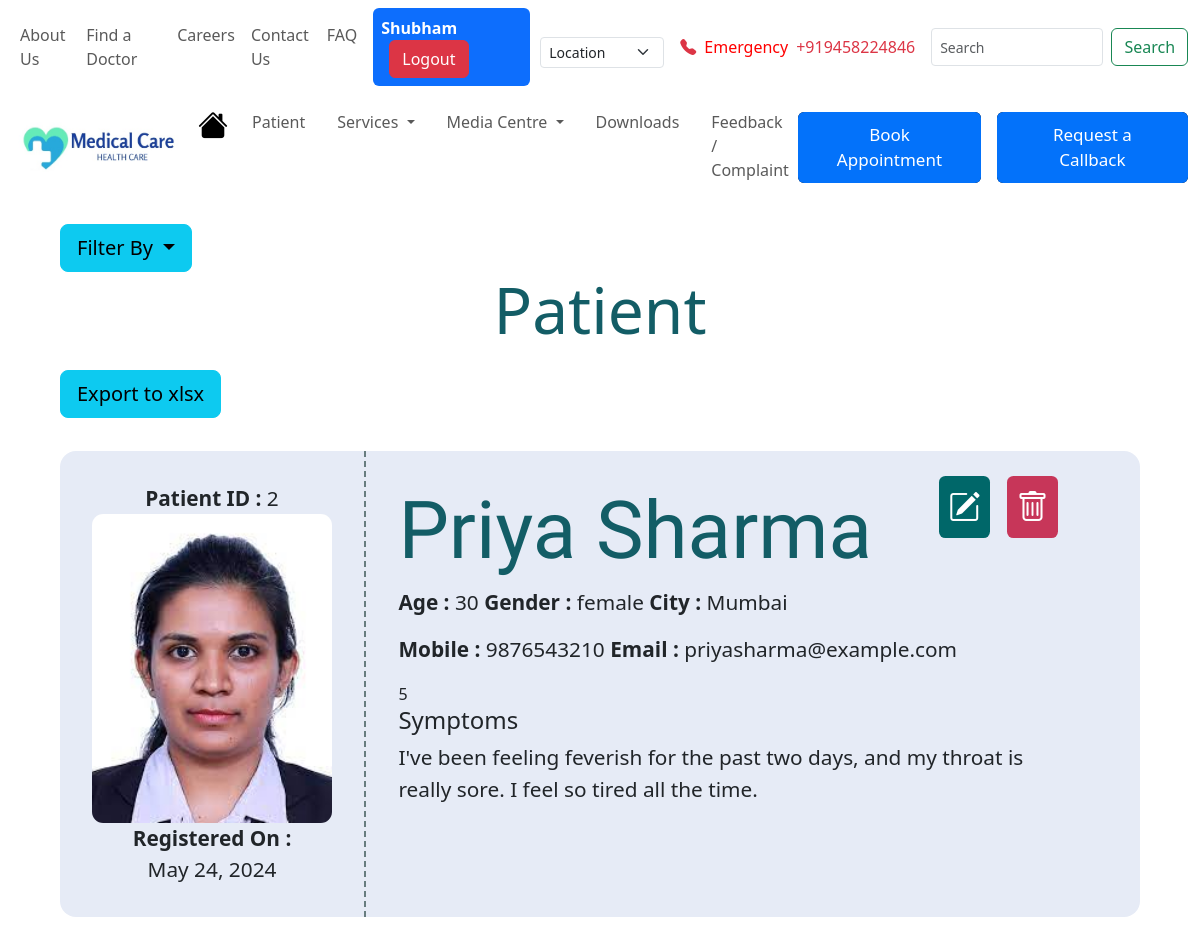
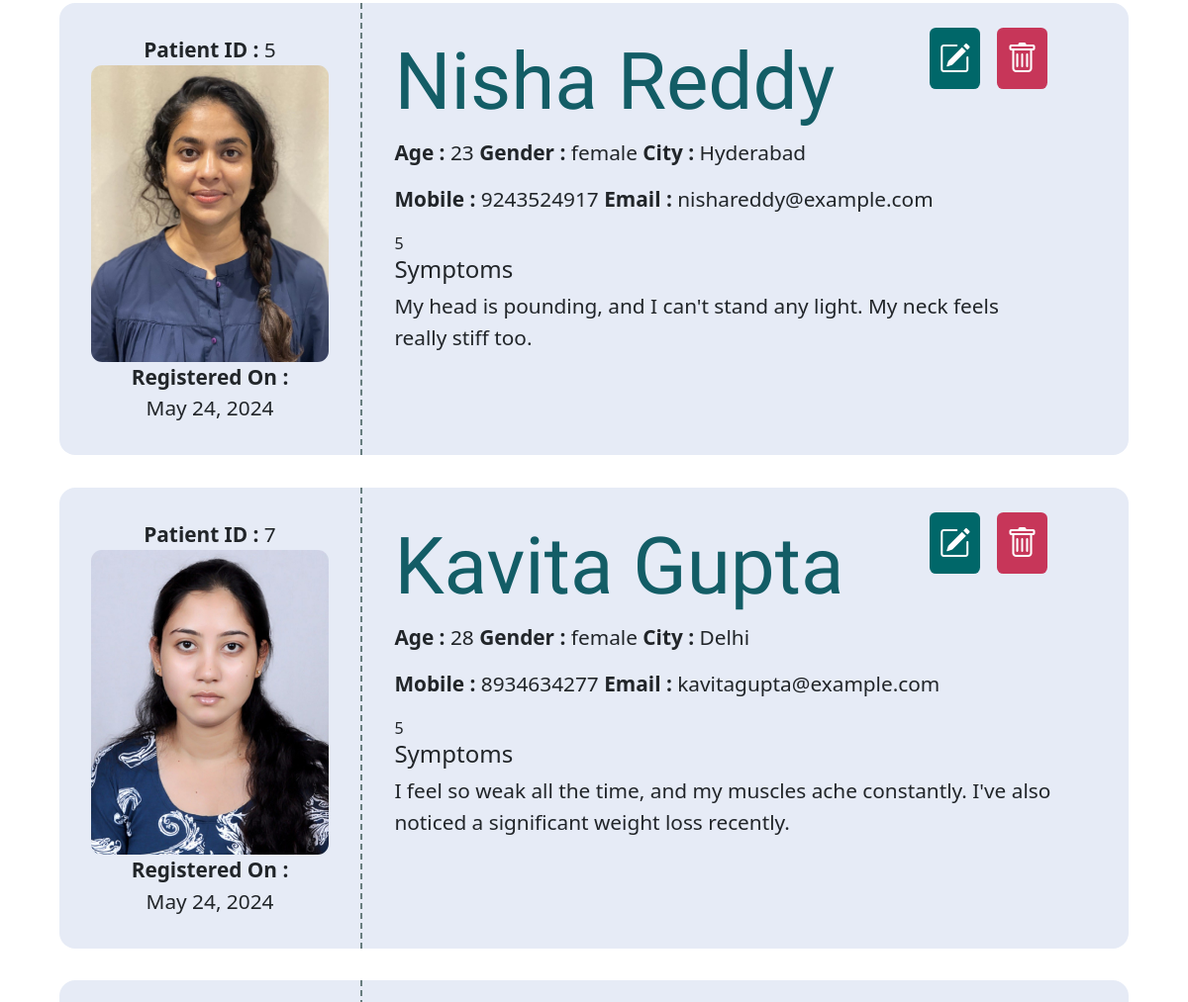
Page /patient/filter/female (signed in, upper part) on the earlier database version (2 pictures, top to bottom).
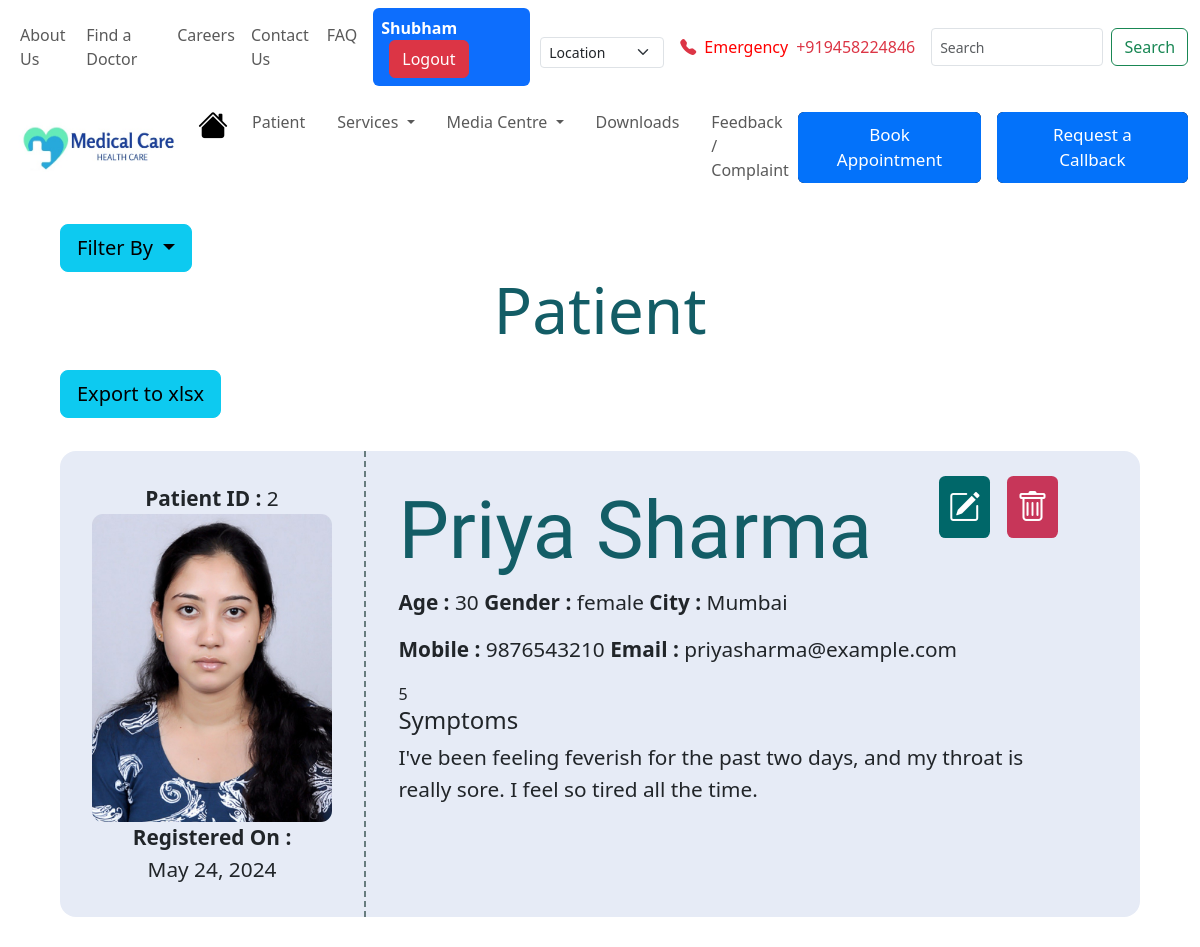
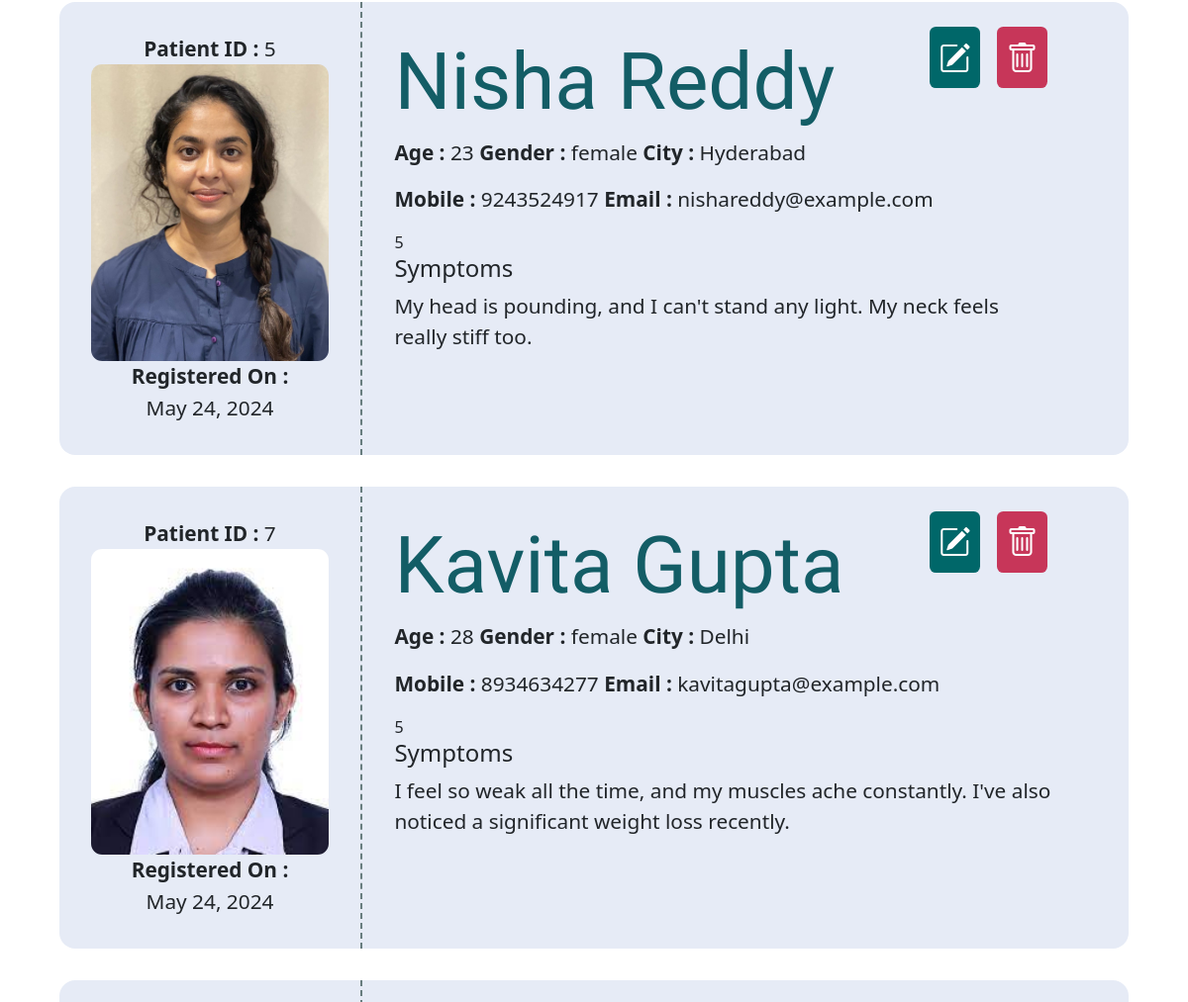
Same page on the later database version (2 pictures, top to bottom).
### Patient/models.py (models this page shows, shortened)
class Patients(models.Model):
    patient_id = models.AutoField(primary_key=True, unique=True)
    patient_full_name = models.CharField(max_length=100)
    patient_father_name = models.CharField(max_length=100)
    patient_age = models.SmallIntegerField()
    patient_gender = models.CharField(max_length=10)
    patient_mobile = models.CharField(max_length=10,unique=True)
    patient_email = models.EmailField(max_length=100,unique=True)
    patient_city = models.CharField(max_length=50)
    patient_symptoms = models.CharField(max_length=1000)
    registeration_time = models.DateField(auto_now_add=True)
    patient_image = models.ImageField(upload_to='patient_image/',null=True) # For uploaded photo

### Patient/views.py (the view)
# urls.py: path('filter/<slug:by>', views.filter_patient, name='filter-patient'),
def filter_patient(request,by):
    if not (request.session.get('staff_id')):
        return redirect('Patient:login')
    if by == 'male':
        patients = models.Patients.objects.filter(patient_gender='male').all()
        data = {
            'patients' : patients
        }
    elif by == 'female':
        patients = models.Patients.objects.filter(patient_gender='female').all()
        data = {
            'patients' : patients
        }
    elif by == 'age-asc':
        patients = models.Patients.objects.order_by('patient_age')
        data = {
            'patients' : patients
        }
    elif by == 'age-desc':
        patients = models.Patients.objects.order_by('-patient_age')
        data = {
            'patients' : patients
        }
    return render(request,'Patient/patient.html',context=data)

### Patient/templates/Patient/patient.html (shortened to what this page needs)
<!doctype html>
{% load static %}
<html lang="en">
    <head>
        <link href="https://cdn.jsdelivr.net/npm/bootstrap@5.3.3/dist/css/bootstrap.min.css" rel="stylesheet">
        <link rel="stylesheet" href="https://cdn.jsdelivr.net/npm/bootstrap-icons@1.11.3/font/bootstrap-icons.min.css">
        <link rel="stylesheet" href="{% static 'css/patient.css' %}">
    </head>
    <body>
        {% include 'navbar.html' %}
        <main>
            <div class="dropdown">
                <button class="btn btn-info dropdown-toggle btn-lg" type="button" data-bs-toggle="dropdown" aria-expanded="false">
                  Filter By
                </button>
              </div>
              <div>
                  <h1>Patient</h1>
              </div>
                <a class="btn btn-info btn-lg" type="button" aria-expanded="false" href="{% url 'Patient:to-excel' %}">Export to xlsx</a></span>
            {% for patient in patients %}
            <div>
                <div class="patient-card">
                    <div class="left-side">
                        <span><b>Patient ID : </b>{{patient.patient_id}}</span>
                        <div>
                            <img src="{{patient.patient_image.url}}" alt="patientimage">
                        </div>
                        <span><b>Registered On : </b></span>
                        <span>{{patient.registeration_time}}</span>
                    </div>
                    <div class="right-side w-100">
                        <div class="d-flex justify-content-between">
                        <h2>{{patient.patient_full_name}}</h2>
                                <div class="alter-btn">
                                    {% if request.session.staff_designation == 'Doctor' or 'Administrator' %}
                                        <a class="edit" href="{% url 'Patient:update' id=patient.patient_id %}"><i class="bi bi-pencil-square"></i></a>
                                        <a class="delete" href="{% url 'Patient:delete-card' id=patient.patient_id %}"><i class="bi bi-trash"></i></a>
                                    {% endif %}
                                </div>
                            </div>
                        <div class="details">
                            <p>
                                <span><b>Age : </b>{{patient.patient_age}}</span>
                                <span><b>Gender : </b>{{patient.patient_gender}}</span>
                                <span><b>City : </b>{{patient.patient_city}}</span>
                            </p>
                            <p>
                                <span><b>Mobile : </b>{{patient.patient_mobile}}</span>
                                <span><b>Email : </b>{{patient.patient_email}}</span>
                            </p>5
                            <div>
                                <h4>Symptoms</h4>
                                <p>{{patient.patient_symptoms}}</p>
                            </div>
                        </div>
                    </div>
                </div>
            </div>
            {% endfor %}
        </main>
        {% include 'footer.html' %}
    </body>
</html>

### templates/navbar.html (shortened to what this page needs)
{% load static %}
<link rel="stylesheet" href="{% static 'css/navbar.css' %}">
<nav class="navbar navbar-expand-sm bg-body-light">
  <div class="container-fluid upper-nav">
    <ul class="navbar-nav me-auto mb-2 mb-sm-0 justify-content-center" id="navbarSupportedContent">
      <li class="nav-item">
                <a class="nav-link" href="{% url 'about_us' %}">About Us</a>
              </li>
              <li class="nav-item">
                <a class="nav-link" href="#">Find a Doctor</a>
            </li>
            <li class="nav-item">
              <a class="nav-link" href="{% url 'career' %}">Careers</a>
            </li>
            <li class="nav-item">
              <a class="nav-link" href="#">Contact Us</a>
            </li>
            <li class="nav-item">
              <a class="nav-link" href="{% url 'faq' %}">FAQ</a>
            </li>
        </ul>
        {% if request.session.staff_id %}
        <div class="ms-2 bg-primary p-2 rounded">
          <b class="text-white">{{request.session.staff_name}}</b>
        <a class= "btn btn-danger ms-2" href="{% url 'Patient:logout' %}">Logout</a>
        </div>
        {% else %}
        <a class= "btn btn-primary ms-2" href="{% url 'Patient:signup' %}">Signup</a>
        <a class= "btn btn-primary ms-2" href="{% url 'Patient:login' %}">Login</a>
        {% endif %}
        <select class="form-select form-select-sm me-3" aria-label="select" style="width: auto; margin-top: 10px; margin-left: 10px;">
          <option selected>Location</option>
        </select>
        <i class="bi bi-telephone-fill text-danger me-2"></i><font color=red class="me-2">Emergency</font> <a class="nav-link text-danger me-3" href="tel:+919458224846">+919458224846</a>
        <form class="d-flex" method="GET" action="{% url 'Patient:patient-page' page=1 %}">
          <input class="form-control me-2 form-control-sm" type="search" placeholder="Search" aria-label="Search" name="search">
          <button class="btn btn-outline-success" type="submit">Search</button>
        </form>
      </div>
    </nav>
    <nav class="navbar navbar-expand-sm sticky-top bg-body-light" style="background-color: white;">
  <div class="container-fluid">
    <a class="navbar-brand" href="{% url 'home-page' %}"><img src="{% static 'images/Hospital Brand.jpg' %}" height="50" width="170" class="d-inline-block align-text-center"></a>
    <div class="collapse navbar-collapse" id="navbarSupportedContent">
      <ul class="navbar-nav me-auto mb-2 mb-lg-0 nav-underline">
        <a href="{% url 'home-page' %}"><i class="bi bi-house-fill nav1"></i></a>
        <li class="nav-item">
          <a class="nav-link" href="{% url 'Patient:patient-page' page=1 %}">Patient</a>
        </li>
        <li class="nav-item dropdown">
          <a class="nav-link dropdown-toggle" href="#" role="button" data-bs-toggle="dropdown" aria-expanded="false">
            Services
          </a>
        </li>
        <li class="nav-item dropdown">
          <a class="nav-link dropdown-toggle" href="#" role="button" data-bs-toggle="dropdown" aria-expanded="false">
            Media Centre
          </a>
        </li>
        <li class="nav-item">
          <a class="nav-link" href="#">Downloads</a>
        </li>
        <li class="nav-item">
          <a class="nav-link" href="#">Feedback / Complaint</a>
        </li>
      </ul>
      <form class="d-flex" role="booking appointment" action="{% url 'appointment' %}">
        <button class="btn me-3 animated-button" type="submit">Book Appointment</button>
      </form>
      <button class="btn animated-button"  onclick="showDialog()">Request a Callback</button>
    </div>
  </div>
</nav>

### templates/footer.html (shortened to what this page needs)
{% load static %}
<link rel="stylesheet" href="{% static 'css/footer.css' %}">

### Patient/static/css/patient.css (style rules this page uses)
main { margin: 2% 5%; }
.patient-card { display: flex; background-color: #e6ebf6; border-radius: 1em; transition: transform 0.2s; margin: 3% 0; }
.patient-card p , .left-side span { font-family: 'Segoe UI', Tahoma, Geneva, Verdana, sans-serif; font-size: 1.3em; }
.left-side { display: flex; flex-direction: column; align-items: center; padding: 2em; border-right: 2px dashed #687d7f; }
.right-side { padding: 3% 7% 2% 3%; }
.right-side h2 { font-family: "Courgette", cursive; font-size: 5em; color: #135D66; }
.left-side img { border-radius: 0.7em; width: 15em; }
main h1 { text-align: center; color: #135D66; font-size: 4em; margin-bottom: 2%; }
.alter-btn a { font-size: 2em; margin: 0.2em; padding: 0.3em; color: white; border-radius: 0.2em; transition: all 0.2s; }
.delete { background-color: #C73659; }
.edit { background-color: #006769; }

### static/css/navbar.css (style rules this page uses)
.nav1 { font-size: 30px; color: black; }
.animated-button { position: relative; background-color: black; color: white; border: none; padding: 10px 30px; font-size: 17px; cursor: pointer; overflow: hidden; z-index: 1; transition: color 0.5s ease; }
.animated-button::before, .animated-button::after { content: ''; position: absolute; top: 0; width: 50%; height: 100%; background-color: #0372fa; transition: transform 0.5s ease; z-index: -1; }
.animated-button::before { left: 0; transform: translateX(0); }
.animated-button::after { right: 0; transform: translateX(0); }

### static/css/footer.css (style rules this page uses)
body { min-height: 100vh; display: flex; flex-direction: column; }

Differences in the rows shown:
changed Patients "Priya Sharma": patient_image: a different picture
changed Patients "Kavita Gupta": patient_image: a different picture
